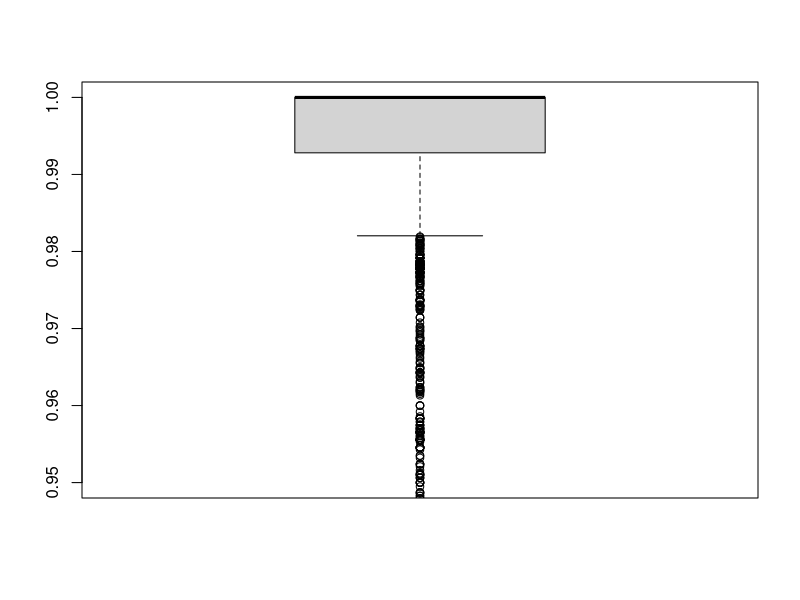
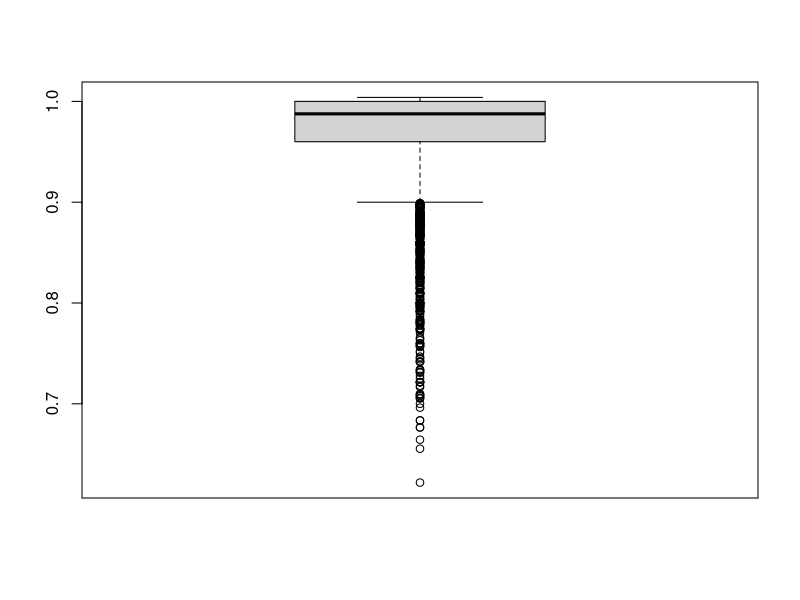
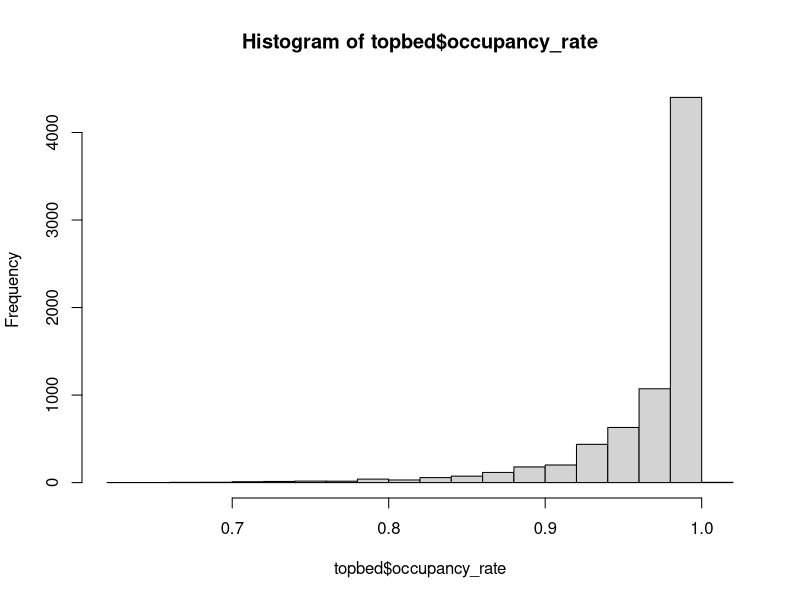
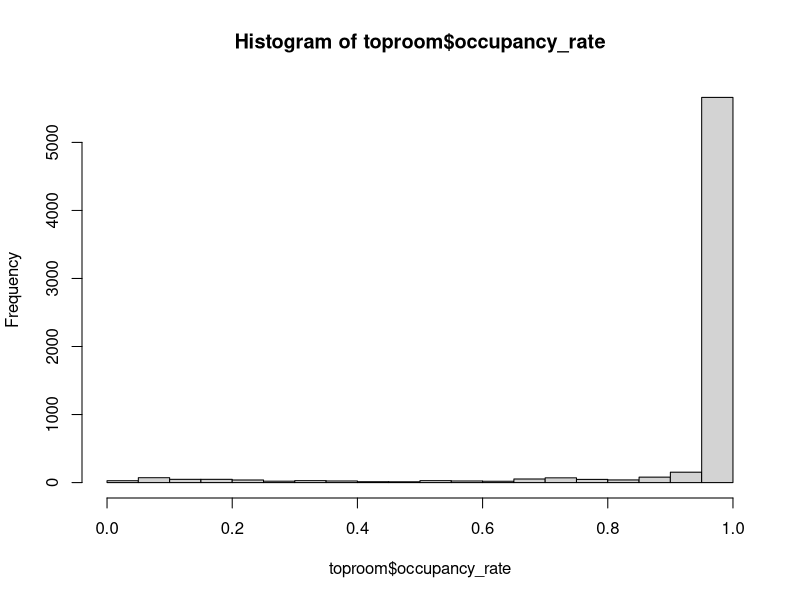
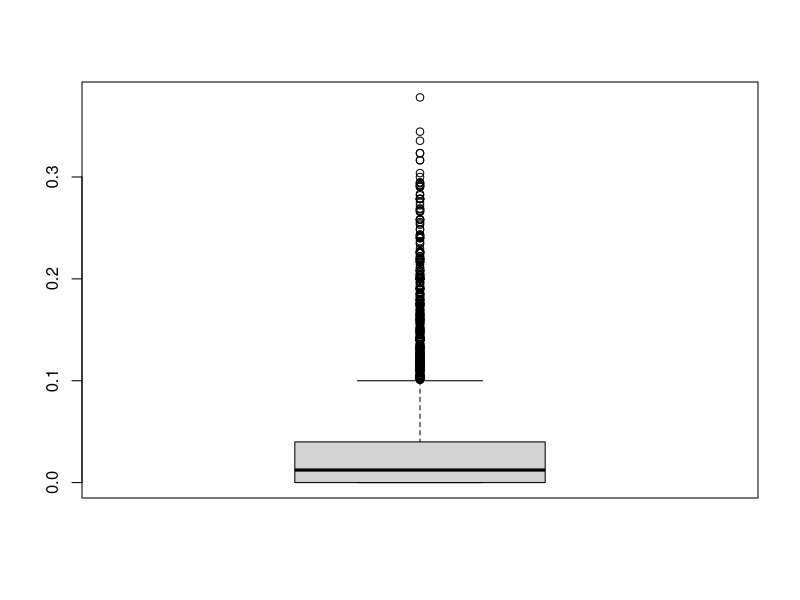
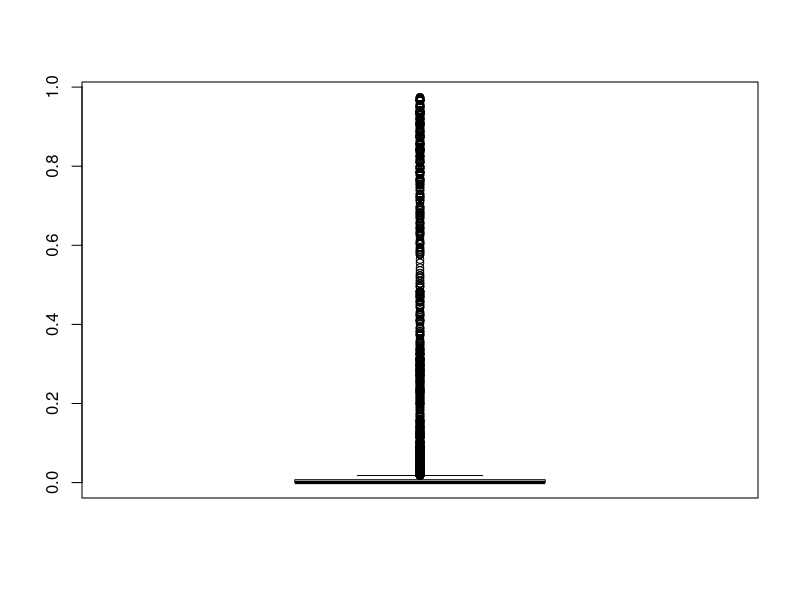
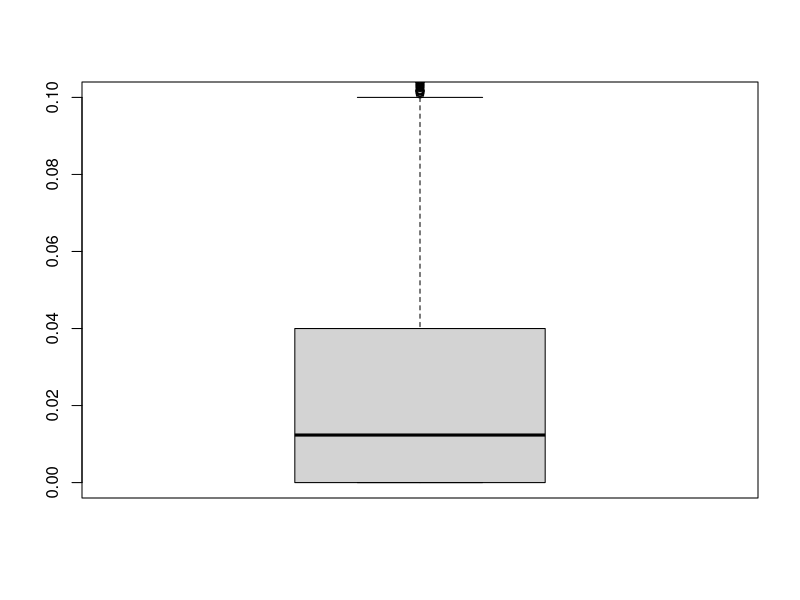
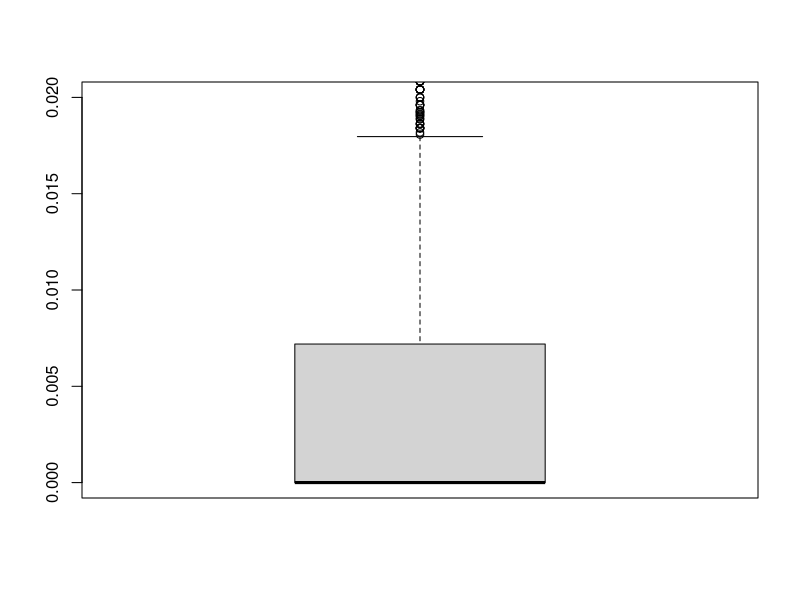

Reproduce these figures in R, in order.
## ---- chunk 1
knitr::opts_chunk$set(echo = TRUE)
## ---- chunk 2
library(tidyverse)
## ---- chunk 3
topbed <- read.csv("top_5_bed_based_shelters.csv")
toproom <- read.csv("top_5_room_based_shelters.csv")

summary(topbed)
summary(toproom)
## ---- chunk 4
# fix dates
topbed$OCCUPANCY_DATE <- as.Date(topbed$OCCUPANCY_DATE)
toproom$OCCUPANCY_DATE <- as.Date(toproom$OCCUPANCY_DATE)

# these plots not very helpful; shelters are almost always at/near capacity as expected
boxplot(toproom$occupancy_rate, ylim=c(0.95, 1))
boxplot(topbed$occupancy_rate)
hist(topbed$occupancy_rate)
hist(toproom$occupancy_rate)
## ---- chunk 5
# deprecated since this was fixed upstream (Commit 9734746)
# 
# # find observations with occupancy rates > 1
# badroom <- which(toproom$occupancy_rate > 1)
# badbed <- which(topbed$occupancy_rate > 1)
# toproom[badroom, ]
# topbed[badbed, ]
# # Only for 2 (3) shelters, over consecutive dates
# 
# # Decision to overwrite occupancy rates > 1 than as 1
# toproom[badroom, "occupancy_rate"]  <- 1
# topbed[badbed, "occupancy_rate"] <- 1
## ---- chunk 6
toproom <- toproom %>% 
  mutate(modified_occupancy = abs(1 - occupancy_rate))
topbed <- topbed %>% 
  mutate(modified_occupancy = abs(1 - occupancy_rate))
## ---- chunk 7
boxplot(topbed$modified_occupancy)
boxplot(toproom$modified_occupancy)

boxplot(topbed$modified_occupancy, ylim = c(0, 0.1))
boxplot(toproom$modified_occupancy, ylim = c(0, 0.02))

summary(topbed$modified_occupancy)
tr_summ <- summary(toproom$modified_occupancy)
## ---- chunk 8
tr_extreme <- tr_summ[[5]] + 1.5*(tr_summ[[5]] - tr_summ[[2]])
tr_outliers <- which(toproom$modified_occupancy > tr_extreme)
hist(toproom$modified_occupancy[tr_outliers])

# % of toproom considered outliers
1230/6509
## ---- chunk 9
tr_shelters <- unique(toproom$shelter_location_pair)

for (pair in tr_shelters)
{
  tmp <- toproom %>% filter(shelter_location_pair == pair) 
  boxplot(tmp$modified_occupancy, main=pair)
}
## ---- chunk 10
library(tidyverse)

ggplot(toproom, aes(shelter_location_pair, modified_occupancy, 
                    fill=shelter_location_pair) ) +
  geom_boxplot()

ggplot(topbed, aes(shelter_location_pair, modified_occupancy, 
                   fill=shelter_location_pair) ) +
  geom_boxplot()

# plot the top 4 room-based shelters excluding the weird one
top4room <- toproom %>% filter(shelter_location_pair != "82 - 1163")
ggplot(top4room, aes(shelter_location_pair, modified_occupancy, 
                     fill=shelter_location_pair) ) +
  geom_boxplot() + 
  ylim(0,0.016)
## ---- chunk 11
tb_shelters <- unique(topbed$shelter_location_pair)

for (pair in tb_shelters)
{
  tmp <- topbed %>% filter(shelter_location_pair == pair) 
  boxplot(tmp$modified_occupancy, main=pair)
}
